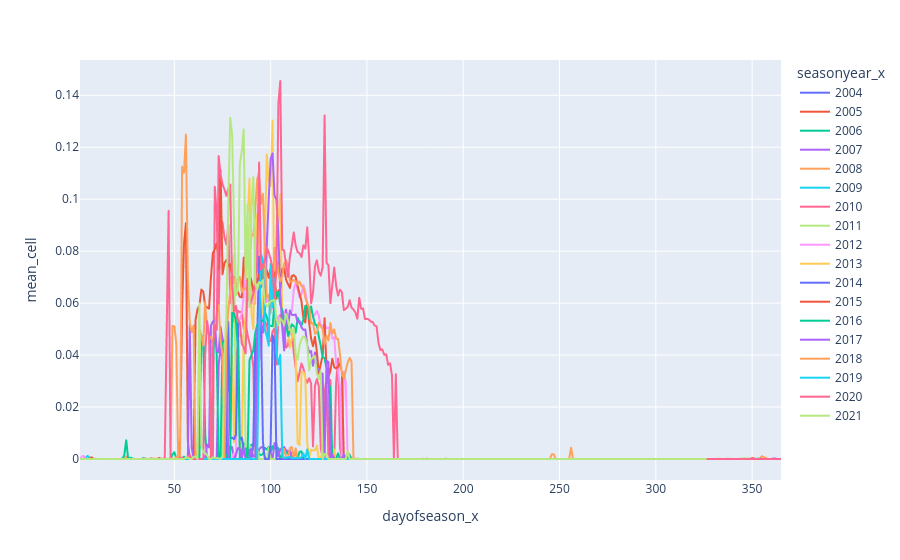
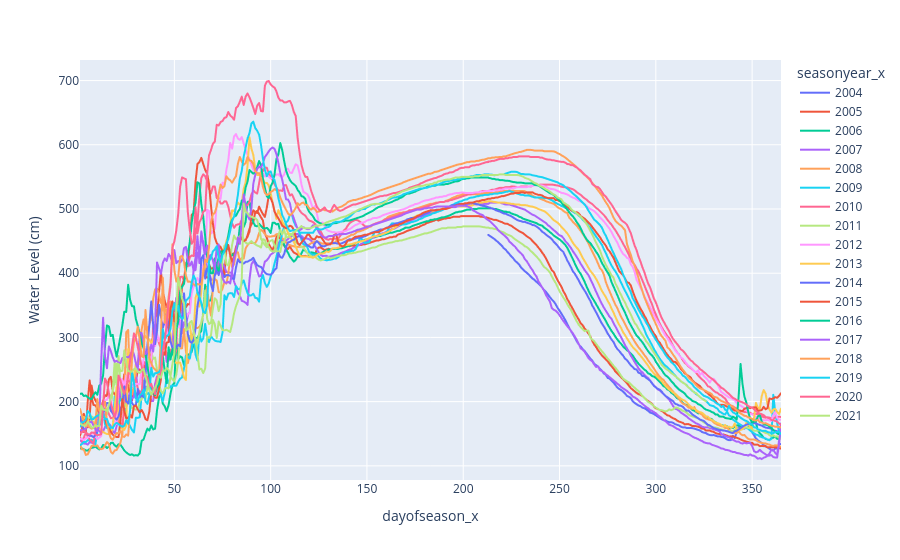

The notebook cell saved with these charts, in order:
### Code cell
# plot for Gaya

px.line(
    compare[compare[utils.ID_COL] == GAYA],
    x="dayofseason_x",
    y="mean_cell",
    color="seasonyear_x",
).show()

px.line(
    compare[compare[utils.ID_COL] == GAYA],
    x="dayofseason_x",
    y="Water Level (cm)",
    color="seasonyear_x",
).show()

### Figure 1 — Plotly figure (JSON) as saved in the notebook; plotly's stock layout.template omitted (floating-point values rounded to 4 significant figures; data arrays with more than 128 entries replaced by an {"elided": "..."} marker saying what was removed)
{"data": [{"hovertemplate": "seasonyear_x=2004<br>dayofseason_x=%{x}<br>mean_cell=%{y}<extra></extra>", "legendgroup": "2004", "line": {"color": "#636efa", "dash": "solid"}, "marker": {"symbol": "circle"}, "mode": "lines", "name": "2004", "showlegend": true, "type": "scattergl", "x": {"elided": "153 int values"}, "xaxis": "x", "y": {"elided": "153 int values"}, "yaxis": "y"}, {"hovertemplate": "seasonyear_x=2005<br>dayofseason_x=%{x}<br>mean_cell=%{y}<extra></extra>", "legendgroup": "2005", "line": {"color": "#EF553B", "dash": "solid"}, "marker": {"symbol": "circle"}, "mode": "lines", "name": "2005", "showlegend": true, "type": "scattergl", "x": {"elided": "365 int values"}, "xaxis": "x", "y": {"elided": "365 float values"}, "yaxis": "y"}, {"hovertemplate": "seasonyear_x=2006<br>dayofseason_x=%{x}<br>mean_cell=%{y}<extra></extra>", "legendgroup": "2006", "line": {"color": "#00cc96", "dash": "solid"}, "marker": {"symbol": "circle"}, "mode": "lines", "name": "2006", "showlegend": true, "type": "scattergl", "x": {"elided": "365 int values"}, "xaxis": "x", "y": {"elided": "365 float values"}, "yaxis": "y"}, {"hovertemplate": "seasonyear_x=2007<br>dayofseason_x=%{x}<br>mean_cell=%{y}<extra></extra>", "legendgroup": "2007", "line": {"color": "#ab63fa", "dash": "solid"}, "marker": {"symbol": "circle"}, "mode": "lines", "name": "2007", "showlegend": true, "type": "scattergl", "x": {"elided": "365 int values"}, "xaxis": "x", "y": {"elided": "365 float values"}, "yaxis": "y"}, {"hovertemplate": "seasonyear_x=2008<br>dayofseason_x=%{x}<br>mean_cell=%{y}<extra></extra>", "legendgroup": "2008", "line": {"color": "#FFA15A", "dash": "solid"}, "marker": {"symbol": "circle"}, "mode": "lines", "name": "2008", "showlegend": true, "type": "scattergl", "x": {"elided": "366 int values"}, "xaxis": "x", "y": {"elided": "366 float values"}, "yaxis": "y"}, {"hovertemplate": "seasonyear_x=2009<br>dayofseason_x=%{x}<br>mean_cell=%{y}<extra></extra>", "legendgroup": "2009", "line": {"color": "#19d3f3", "dash": "solid"}, "marker": {"symbol": "circle"}, "mode": "lines", "name": "2009", "showlegend": true, "type": "scattergl", "x": {"elided": "365 int values"}, "xaxis": "x", "y": {"elided": "365 float values"}, "yaxis": "y"}, {"hovertemplate": "seasonyear_x=2010<br>dayofseason_x=%{x}<br>mean_cell=%{y}<extra></extra>", "legendgroup": "2010", "line": {"color": "#FF6692", "dash": "solid"}, "marker": {"symbol": "circle"}, "mode": "lines", "name": "2010", "showlegend": true, "type": "scattergl", "x": {"elided": "365 int values"}, "xaxis": "x", "y": {"elided": "365 float values"}, "yaxis": "y"}, {"hovertemplate": "seasonyear_x=2011<br>dayofseason_x=%{x}<br>mean_cell=%{y}<extra></extra>", "legendgroup": "2011", "line": {"color": "#B6E880", "dash": "solid"}, "marker": {"symbol": "circle"}, "mode": "lines", "name": "2011", "showlegend": true, "type": "scattergl", "x": {"elided": "365 int values"}, "xaxis": "x", "y": {"elided": "365 float values"}, "yaxis": "y"}, {"hovertemplate": "seasonyear_x=2012<br>dayofseason_x=%{x}<br>mean_cell=%{y}<extra></extra>", "legendgroup": "2012", "line": {"color": "#FF97FF", "dash": "solid"}, "marker": {"symbol": "circle"}, "mode": "lines", "name": "2012", "showlegend": true, "type": "scattergl", "x": {"elided": "366 int values"}, "xaxis": "x", "y": {"elided": "366 float values"}, "yaxis": "y"}, {"hovertemplate": "seasonyear_x=2013<br>dayofseason_x=%{x}<br>mean_cell=%{y}<extra></extra>", "legendgroup": "2013", "line": {"color": "#FECB52", "dash": "solid"}, "marker": {"symbol": "circle"}, "mode": "lines", "name": "2013", "showlegend": true, "type": "scattergl", "x": {"elided": "365 int values"}, "xaxis": "x", "y": {"elided": "365 float values"}, "yaxis": "y"}, {"hovertemplate": "seasonyear_x=2014<br>dayofseason_x=%{x}<br>mean_cell=%{y}<extra></extra>", "legendgroup": "2014", "line": {"color": "#636efa", "dash": "solid"}, "marker": {"symbol": "circle"}, "mode": "lines", "name": "2014", "showlegend": true, "type": "scattergl", "x": {"elided": "365 int values"}, "xaxis": "x", "y": {"elided": "365 float values"}, "yaxis": "y"}, {"hovertemplate": "seasonyear_x=2015<br>dayofseason_x=%{x}<br>mean_cell=%{y}<extra></extra>", "legendgroup": "2015", "line": {"color": "#EF553B", "dash": "solid"}, "marker": {"symbol": "circle"}, "mode": "lines", "name": "2015", "showlegend": true, "type": "scattergl", "x": {"elided": "365 int values"}, "xaxis": "x", "y": {"elided": "365 float values"}, "yaxis": "y"}, {"hovertemplate": "seasonyear_x=2016<br>dayofseason_x=%{x}<br>mean_cell=%{y}<extra></extra>", "legendgroup": "2016", "line": {"color": "#00cc96", "dash": "solid"}, "marker": {"symbol": "circle"}, "mode": "lines", "name": "2016", "showlegend": true, "type": "scattergl", "x": {"elided": "366 int values"}, "xaxis": "x", "y": {"elided": "366 float values"}, "yaxis": "y"}, {"hovertemplate": "seasonyear_x=2017<br>dayofseason_x=%{x}<br>mean_cell=%{y}<extra></extra>", "legendgroup": "2017", "line": {"color": "#ab63fa", "dash": "solid"}, "marker": {"symbol": "circle"}, "mode": "lines", "name": "2017", "showlegend": true, "type": "scattergl", "x": {"elided": "365 int values"}, "xaxis": "x", "y": {"elided": "365 float values"}, "yaxis": "y"}, {"hovertemplate": "seasonyear_x=2018<br>dayofseason_x=%{x}<br>mean_cell=%{y}<extra></extra>", "legendgroup": "2018", "line": {"color": "#FFA15A", "dash": "solid"}, "marker": {"symbol": "circle"}, "mode": "lines", "name": "2018", "showlegend": true, "type": "scattergl", "x": {"elided": "365 int values"}, "xaxis": "x", "y": {"elided": "365 float values"}, "yaxis": "y"}, {"hovertemplate": "seasonyear_x=2019<br>dayofseason_x=%{x}<br>mean_cell=%{y}<extra></extra>", "legendgroup": "2019", "line": {"color": "#19d3f3", "dash": "solid"}, "marker": {"symbol": "circle"}, "mode": "lines", "name": "2019", "showlegend": true, "type": "scattergl", "x": {"elided": "365 int values"}, "xaxis": "x", "y": {"elided": "365 float values"}, "yaxis": "y"}, {"hovertemplate": "seasonyear_x=2020<br>dayofseason_x=%{x}<br>mean_cell=%{y}<extra></extra>", "legendgroup": "2020", "line": {"color": "#FF6692", "dash": "solid"}, "marker": {"symbol": "circle"}, "mode": "lines", "name": "2020", "showlegend": true, "type": "scattergl", "x": {"elided": "366 int values"}, "xaxis": "x", "y": {"elided": "366 float values"}, "yaxis": "y"}, {"hovertemplate": "seasonyear_x=2021<br>dayofseason_x=%{x}<br>mean_cell=%{y}<extra></extra>", "legendgroup": "2021", "line": {"color": "#B6E880", "dash": "solid"}, "marker": {"symbol": "circle"}, "mode": "lines", "name": "2021", "showlegend": true, "type": "scattergl", "x": {"elided": "326 int values"}, "xaxis": "x", "y": {"elided": "326 float values"}, "yaxis": "y"}], "layout": {"autosize": true, "legend": {"title": {"text": "seasonyear_x"}, "tracegroupgap": 0}, "margin": {"t": 60}, "xaxis": {"anchor": "y", "autorange": true, "domain": [0, 1], "range": [1, 365], "title": {"text": "dayofseason_x"}, "type": "linear"}, "yaxis": {"anchor": "x", "autorange": true, "domain": [0, 1], "range": [-0.008083, 0.1536], "title": {"text": "mean_cell"}, "type": "linear"}}}

### Figure 2 — Plotly figure (JSON) as saved in the notebook; plotly's stock layout.template omitted (floating-point values rounded to 4 significant figures; data arrays with more than 128 entries replaced by an {"elided": "..."} marker saying what was removed)
{"data": [{"hovertemplate": "seasonyear_x=2004<br>dayofseason_x=%{x}<br>Water Level (cm)=%{y}<extra></extra>", "legendgroup": "2004", "line": {"color": "#636efa", "dash": "solid"}, "marker": {"symbol": "circle"}, "mode": "lines", "name": "2004", "showlegend": true, "type": "scattergl", "x": {"elided": "153 int values"}, "xaxis": "x", "y": {"elided": "153 float values"}, "yaxis": "y"}, {"hovertemplate": "seasonyear_x=2005<br>dayofseason_x=%{x}<br>Water Level (cm)=%{y}<extra></extra>", "legendgroup": "2005", "line": {"color": "#EF553B", "dash": "solid"}, "marker": {"symbol": "circle"}, "mode": "lines", "name": "2005", "showlegend": true, "type": "scattergl", "x": {"elided": "365 int values"}, "xaxis": "x", "y": {"elided": "365 float values"}, "yaxis": "y"}, {"hovertemplate": "seasonyear_x=2006<br>dayofseason_x=%{x}<br>Water Level (cm)=%{y}<extra></extra>", "legendgroup": "2006", "line": {"color": "#00cc96", "dash": "solid"}, "marker": {"symbol": "circle"}, "mode": "lines", "name": "2006", "showlegend": true, "type": "scattergl", "x": {"elided": "365 int values"}, "xaxis": "x", "y": {"elided": "365 float values"}, "yaxis": "y"}, {"hovertemplate": "seasonyear_x=2007<br>dayofseason_x=%{x}<br>Water Level (cm)=%{y}<extra></extra>", "legendgroup": "2007", "line": {"color": "#ab63fa", "dash": "solid"}, "marker": {"symbol": "circle"}, "mode": "lines", "name": "2007", "showlegend": true, "type": "scattergl", "x": {"elided": "365 int values"}, "xaxis": "x", "y": {"elided": "365 float values"}, "yaxis": "y"}, {"hovertemplate": "seasonyear_x=2008<br>dayofseason_x=%{x}<br>Water Level (cm)=%{y}<extra></extra>", "legendgroup": "2008", "line": {"color": "#FFA15A", "dash": "solid"}, "marker": {"symbol": "circle"}, "mode": "lines", "name": "2008", "showlegend": true, "type": "scattergl", "x": {"elided": "366 int values"}, "xaxis": "x", "y": {"elided": "366 float values"}, "yaxis": "y"}, {"hovertemplate": "seasonyear_x=2009<br>dayofseason_x=%{x}<br>Water Level (cm)=%{y}<extra></extra>", "legendgroup": "2009", "line": {"color": "#19d3f3", "dash": "solid"}, "marker": {"symbol": "circle"}, "mode": "lines", "name": "2009", "showlegend": true, "type": "scattergl", "x": {"elided": "365 int values"}, "xaxis": "x", "y": {"elided": "365 float values"}, "yaxis": "y"}, {"hovertemplate": "seasonyear_x=2010<br>dayofseason_x=%{x}<br>Water Level (cm)=%{y}<extra></extra>", "legendgroup": "2010", "line": {"color": "#FF6692", "dash": "solid"}, "marker": {"symbol": "circle"}, "mode": "lines", "name": "2010", "showlegend": true, "type": "scattergl", "x": {"elided": "365 int values"}, "xaxis": "x", "y": {"elided": "365 float values"}, "yaxis": "y"}, {"hovertemplate": "seasonyear_x=2011<br>dayofseason_x=%{x}<br>Water Level (cm)=%{y}<extra></extra>", "legendgroup": "2011", "line": {"color": "#B6E880", "dash": "solid"}, "marker": {"symbol": "circle"}, "mode": "lines", "name": "2011", "showlegend": true, "type": "scattergl", "x": {"elided": "365 int values"}, "xaxis": "x", "y": {"elided": "365 float values"}, "yaxis": "y"}, {"hovertemplate": "seasonyear_x=2012<br>dayofseason_x=%{x}<br>Water Level (cm)=%{y}<extra></extra>", "legendgroup": "2012", "line": {"color": "#FF97FF", "dash": "solid"}, "marker": {"symbol": "circle"}, "mode": "lines", "name": "2012", "showlegend": true, "type": "scattergl", "x": {"elided": "366 int values"}, "xaxis": "x", "y": {"elided": "366 float values"}, "yaxis": "y"}, {"hovertemplate": "seasonyear_x=2013<br>dayofseason_x=%{x}<br>Water Level (cm)=%{y}<extra></extra>", "legendgroup": "2013", "line": {"color": "#FECB52", "dash": "solid"}, "marker": {"symbol": "circle"}, "mode": "lines", "name": "2013", "showlegend": true, "type": "scattergl", "x": {"elided": "365 int values"}, "xaxis": "x", "y": {"elided": "365 float values"}, "yaxis": "y"}, {"hovertemplate": "seasonyear_x=2014<br>dayofseason_x=%{x}<br>Water Level (cm)=%{y}<extra></extra>", "legendgroup": "2014", "line": {"color": "#636efa", "dash": "solid"}, "marker": {"symbol": "circle"}, "mode": "lines", "name": "2014", "showlegend": true, "type": "scattergl", "x": {"elided": "365 int values"}, "xaxis": "x", "y": {"elided": "365 float values"}, "yaxis": "y"}, {"hovertemplate": "seasonyear_x=2015<br>dayofseason_x=%{x}<br>Water Level (cm)=%{y}<extra></extra>", "legendgroup": "2015", "line": {"color": "#EF553B", "dash": "solid"}, "marker": {"symbol": "circle"}, "mode": "lines", "name": "2015", "showlegend": true, "type": "scattergl", "x": {"elided": "365 int values"}, "xaxis": "x", "y": {"elided": "365 float values"}, "yaxis": "y"}, {"hovertemplate": "seasonyear_x=2016<br>dayofseason_x=%{x}<br>Water Level (cm)=%{y}<extra></extra>", "legendgroup": "2016", "line": {"color": "#00cc96", "dash": "solid"}, "marker": {"symbol": "circle"}, "mode": "lines", "name": "2016", "showlegend": true, "type": "scattergl", "x": {"elided": "366 int values"}, "xaxis": "x", "y": {"elided": "366 float values"}, "yaxis": "y"}, {"hovertemplate": "seasonyear_x=2017<br>dayofseason_x=%{x}<br>Water Level (cm)=%{y}<extra></extra>", "legendgroup": "2017", "line": {"color": "#ab63fa", "dash": "solid"}, "marker": {"symbol": "circle"}, "mode": "lines", "name": "2017", "showlegend": true, "type": "scattergl", "x": {"elided": "365 int values"}, "xaxis": "x", "y": {"elided": "365 float values"}, "yaxis": "y"}, {"hovertemplate": "seasonyear_x=2018<br>dayofseason_x=%{x}<br>Water Level (cm)=%{y}<extra></extra>", "legendgroup": "2018", "line": {"color": "#FFA15A", "dash": "solid"}, "marker": {"symbol": "circle"}, "mode": "lines", "name": "2018", "showlegend": true, "type": "scattergl", "x": {"elided": "365 int values"}, "xaxis": "x", "y": {"elided": "365 float values"}, "yaxis": "y"}, {"hovertemplate": "seasonyear_x=2019<br>dayofseason_x=%{x}<br>Water Level (cm)=%{y}<extra></extra>", "legendgroup": "2019", "line": {"color": "#19d3f3", "dash": "solid"}, "marker": {"symbol": "circle"}, "mode": "lines", "name": "2019", "showlegend": true, "type": "scattergl", "x": {"elided": "365 int values"}, "xaxis": "x", "y": {"elided": "365 float values"}, "yaxis": "y"}, {"hovertemplate": "seasonyear_x=2020<br>dayofseason_x=%{x}<br>Water Level (cm)=%{y}<extra></extra>", "legendgroup": "2020", "line": {"color": "#FF6692", "dash": "solid"}, "marker": {"symbol": "circle"}, "mode": "lines", "name": "2020", "showlegend": true, "type": "scattergl", "x": {"elided": "366 int values"}, "xaxis": "x", "y": {"elided": "366 float values"}, "yaxis": "y"}, {"hovertemplate": "seasonyear_x=2021<br>dayofseason_x=%{x}<br>Water Level (cm)=%{y}<extra></extra>", "legendgroup": "2021", "line": {"color": "#B6E880", "dash": "solid"}, "marker": {"symbol": "circle"}, "mode": "lines", "name": "2021", "showlegend": true, "type": "scattergl", "x": {"elided": "326 int values"}, "xaxis": "x", "y": {"elided": "326 float values"}, "yaxis": "y"}], "layout": {"autosize": true, "legend": {"title": {"text": "seasonyear_x"}, "tracegroupgap": 0}, "margin": {"t": 60}, "xaxis": {"anchor": "y", "autorange": true, "domain": [0, 1], "range": [1, 365], "title": {"text": "dayofseason_x"}, "type": "linear"}, "yaxis": {"anchor": "x", "autorange": true, "domain": [0, 1], "range": [77.96, 732.0], "title": {"text": "Water Level (cm)"}, "type": "linear"}}}
